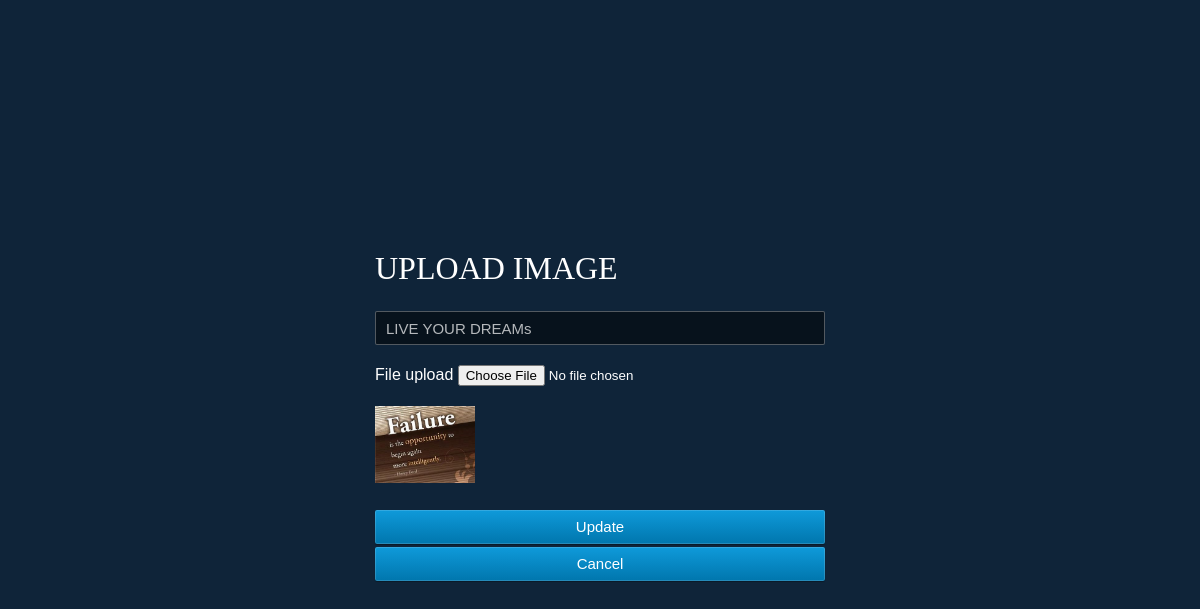
/gallery/gallery_edit_com.php?edit_id=2, run on the app's committed database.
### tables this page shows
CREATE TABLE `imagecom` (
  `idImage` int(30) NOT NULL,
  `titleImage` longtext NOT NULL,
  `imgFullNameImage` longtext NOT NULL
);

### gallery/gallery_edit_com.php (the view, shortened to what this page needs)
<?php
require('db.php');
?>
<!DOCTYPE html>
<html lang="en">
<head>
    <link rel="stylesheet" href="//db.onlinewebfonts.com/c/a4e256ed67403c6ad5d43937ed48a77b?family=Core+Sans+N+W01+35+Light">
    <link rel="stylesheet" href="style.css">
</head>
<div class="body-content">
<div class="module">
<?php
    $id=$_GET['edit_id'];
    $postQuery="SELECT * FROM imagecom WHERE idImage='$id'";
    $runPQ=mysqli_query($conn,$postQuery);
    foreach($runPQ as $row){
        ?>
  <h1> UPLOAD IMAGE</h1>
  <form class="form" action="gallery_update_com.php" method="post" enctype="multipart/form-data" autocomplete="off">
    <input type="text"  name="edit_filetitle" value="<?php echo $row['titleImage']?>" placeholder="TITLE" />
    <div class="avatar"><label>File upload </label><input type="file" name="edit_file"/></div>
    <img src="<?php echo"img/".$row['imgFullNameImage']?>" width="100px">
    <input type="submit" value="Update" name="update_btn" class="btn btn-block btn-primary" />
    <input type="submit" value="Cancel"  class="btn btn-block btn-primary" />
  </form>
</div>
</div>
<?php
   }
?>

### gallery/style.css (style rules this page uses)
* { margin:0; padding:0; }
h1 { font-size: 2em; font-family: "Core Sans N W01 35 Light"; font-weight: normal; margin: .67em 0; display: block; }
img { margin-bottom: 20px; }
.module { position:relative; top:10%; height:65%; width:450px; margin-left:auto; margin-right:auto; margin-top: 20%; }
.avatar { margin: 10px 0 20px 0; }
.body-content { position:relative; top:20px; height:700px; width:800px; margin-left:auto; margin-right:auto; background: transparent; }
select, textarea, input[type="text"] { height:30px; width:100%;; display: inline-block; vertical-align: middle; height: 34px; padding: 0 10px; margin-top: 3px; margin-bottom: 10px; font-size: 15px; line-height: 20px; border: 1px solid rgba(255, 255, 255, 0.3); background-color: rgba(0, 0, 0, 0.5); color: rgba(255, 255, 255, 0.7); -moz-box-sizing: border-box; box-sizing: border-box; border-radius: 2px; }
select, textarea, input[type="text"] { -webkit-appearance: none; -moz-appearance: none; -ms-appearance: none; appearance: none; -webkit-transition: background-position 0.2s, background-color 0.2s, border-color 0.2s, box-shadow 0.2s; transition: background-position 0.2s, background-color 0.2s, border-color 0.2s, box-shadow 0.2s; }
.btn { text-overflow: ellipsis; white-space: nowrap; overflow: hidden; margin: 3px 0; padding: 6px 20px; font-size: 15px; line-height: 20px; height: 34px; background-color: rgba(0, 0, 0, 0.15); color: #00aeff; border: 1px solid rgba(255, 255, 255, 0.15); box-shadow: 0 0 rgba(0, 0, 0, 0); border-radius: 2px; -webkit-transition: background-color 0.2s, box-shadow 0.2s, background-color 0.2s, border-color 0.2s, color 0.2s; transition: background-color 0.2s, box-shadow 0.2s, background-color 0.2s, border-color 0.2s, color 0.2s; }
.btn-primary { background-color: #098cc8; color: #ffffff; border: 1px solid transparent; box-shadow: 0 0 rgba(0, 0, 0, 0); border-radius: 2px; -webkit-transition: background-color 0.2s, box-shadow 0.2s, background-color 0.2s, border-color 0.2s, color 0.2s; transition: background-color 0.2s, box-shadow 0.2s, background-color 0.2s, border-color 0.2s, color 0.2s; background-image: -webkit-linear-gradient(top, #0f9ada, #0076ad); background-image: linear-gradient(to bottom, #0f9ada, #0076ad); border: 0; box-shadow: 0 1px 1px rgba(0, 0, 0, 0.3), 0 0 0 1px rgba(255, 255, 255, 0.15) inset; }
.btn-block { display: block; width: 100%; padding-left: 0; padding-right: 0; }

### data on the page
imagecom: edit_filetitle "LIVE YOUR DREAMs", imgFullNameImage (picture)
